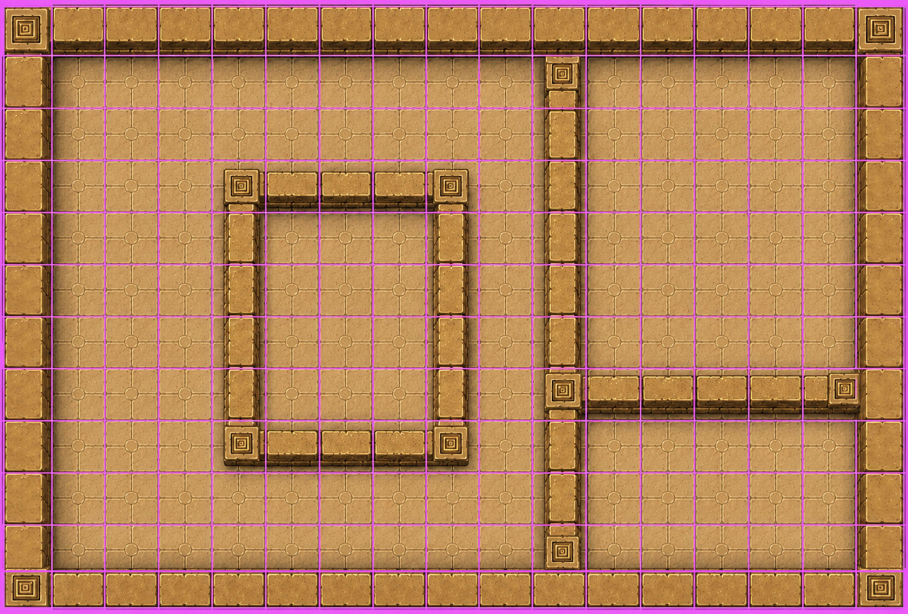
#> input picture dragonmaze/art/palace-grid.png, 1816 x 1228 px (shown at 1/2 size); its folder holds 5 pictures in this run
$ python slice_palace_grid.py
#> lines starting #> are read from the running program, lines starting #| are printed output that depends on the picture; after the words box and inside, x2 and y2 are one past the last pixel; in counts of white or black regions, pixels touching at a corner belong together
### dragonmaze/tools/spritelib.py
"""Shared helpers for the sprite tools.

crop_frames.py (collage/panel sheets) and slice_grid.py (Nano Banana pose
grids) both write into assets/sprites/. The manifest lists whatever PNGs
are there, so the two tools never fight over who owns the SPRITES map --
each just writes its own strips and rebuilds the listing.
"""
from pathlib import Path


def _entries(root: Path, sub: str):
    d = root / "assets" / sub
    names = sorted(p.stem for p in d.glob("*.png")) if d.exists() else []
    return names, "\n".join(f"  '{n}': './assets/{sub}/{n}.png'," for n in names)


def write_manifest(root: Path):
    """Regenerate src/assets-manifest.js from assets/sprites/ (SPRITES) and
    assets/tiles/ (TILES). build.mjs inlines only the referenced ones."""
    snames, slines = _entries(root, "sprites")
    tnames, tlines = _entries(root, "tiles")
    manifest = root / "src" / "assets-manifest.js"
    manifest.write_text(
        "// GENERATED by tools/ (crop_frames.py, slice_grid.py, slice_tiles.py) — do not edit.\n"
        "// Lists every PNG in assets/sprites and assets/tiles; build.mjs inlines the\n"
        "// referenced ones as data URIs.\n"
        f"export const SPRITES = {{\n{slines}\n}};\n\n"
        f"export const TILES = {{\n{tlines}\n}};\n"
    )
    return manifest, len(snames) + len(tnames)

### dragonmaze/tools/slice_palace_grid.py
#!/usr/bin/env python3
"""Cut the palace theme out of `art/palace-grid.png` — the current palace cut.

Unlike every palace sheet before it, this one is not a room to be measured: it
is a **tile sheet**, drawn on a magenta grid where one cell is exactly one tile.
One cell holds one carved cap, or one brick block, or one flagstone-and-boss.
So there is no cell size to derive, no wall-band-as-a-fraction-of-a-tile to
choose, and nothing to mirror out of a symmetric room — the grid IS the answer,
and the only transform any piece needs is the odd horizontal flip.

Two things the sheet needs done to it:

**The rules are drawn over the art, not between it.** Insetting past them would
crop ~5% off each side of every tile, which the floor cannot survive — cut that
way, two floor tiles laid side by side lose a tenth of the pattern at the joint.
So the rules are inpainted first: one pass along x fills the vertical rules from
the pixels either side, then a pass along y does the horizontal ones. The order
matters and one averaged pass cannot work — a rule's own row is entirely masked,
so along that axis there is nothing to interpolate from.

**Its rows are not all the same height.** The bottom wall sits in an 80px row
against ~104 elsewhere. The blocks in it are whole, though — the row is drawn
short, not cropped — so every cell is cut at the bounds its own rules give it,
and each block fills its tile the same way. Forcing a uniform pitch instead
leaves the short rows wanting padding, and that padding then shows up as a black
band wherever the autotiler reuses `palace-o-bottom` for a wall INSIDE the room,
which it does constantly. `cut()` still pads with black for anything that falls
outside the sheet, so a future export cropped through the art degrades to a void
beyond the wall rather than to a stretched tile.

    python3 tools/slice_palace_grid.py [--contact] [--boxes]
"""
import argparse
import json
import sys
from pathlib import Path

import numpy as np
from PIL import Image, ImageDraw

sys.path.insert(0, str(Path(__file__).parent))
from spritelib import write_manifest  # noqa: E402

ROOT = Path(__file__).resolve().parent.parent
SRC = ROOT / "art" / "palace-grid.png"
TILES = ROOT / "assets" / "tiles"
TAGS = ROOT / "data" / "tile-tags.json"

T = 160    # output tile edge, matching every other geometry tile
FRINGE = 2  # px of dark border + compression smear either side of a rule

# --- the map, in cells ---------------------------------------------------------
# (col, row) into the sheet's own grid, and how the piece is placed. `flip` is a
# horizontal mirror; `nudge` shifts the cut in source pixels, for the few blocks
# the composition left sitting off-centre in their cell.
#
# Elbows are named for the two directions the wall CONTINUES, so the ring's
# north-west corner — whose arms head east and south — is el-se.
CELLS = {
    # the outer ring: four runs and four carved corner caps
    "palace-o-top":    (5, 0),
    "palace-o-bottom": (5, 11),
    "palace-o-left":   (0, 5),
    "palace-o-right":  (16, 5),
    "palace-o-nw":     (0, 0),
    "palace-o-ne":     (16, 0),
    "palace-o-sw":     (0, 11),
    "palace-o-se":     (16, 11),
    # the free-standing ring inside the room: runs and the four corners it turns
    "palace-r-run-h":  (12, 7),
    "palace-r-run-v":  (10, 3),
    "palace-r-el-se":  (4, 3),
    "palace-r-el-sw":  (8, 3),
    "palace-r-el-ne":  (4, 8),
    "palace-r-el-nw":  (8, 8),
    # termini. The sheet draws three; the fourth is the east one mirrored, which
    # is exact — the cap is drawn symmetrically about its own axis.
    "palace-r-end-s":  (10, 1),
    "palace-r-end-n":  (10, 10),
    "palace-r-end-w":  (15, 7, {"nudge": (18, 0)}),
    "palace-r-end-e":  (15, 7, {"nudge": (18, 0), "flip": True}),
    # a T: wall running north, south and east, floor to the west. The autotiler
    # has no key for it (it asks for `left` — a partition with floor on that
    # side), so it is cut for the editor palette and for maps to place by hand.
    "palace-r-tee-w":  (10, 7),
    "palace-r-tee-e":  (10, 7, {"flip": True}),
}

# Thick-partition corners: the autotiler falls back to these when a bend is more
# than one cell thick. Nothing in a thin-wall theme draws a thick corner, and the
# elbow presents the same carved cap, so they reuse it.
ALIAS = {
    "palace-r-ci-nw": "palace-r-el-nw", "palace-r-ci-ne": "palace-r-el-ne",
    "palace-r-ci-sw": "palace-r-el-sw", "palace-r-ci-se": "palace-r-el-se",
}

# Floor, from nine cells spread across the room. The sheet draws one flagstone
# unit per cell, so these are near-identical by design; they are levelled to a
# common mean anyway, since a cell lifted from a darker corner of the render
# tiles into a visible patchwork.
FLOOR_CELLS = [(2, 5), (2, 4), (3, 5), (2, 7), (2, 6), (12, 5), (3, 6), (3, 4), (7, 6)]

# `palace-r-fill` — the inside of a wall mass, which a one-tile-thick sheet never
# draws. The side-wall block is the closest thing to solid masonry it has: a
# single stone filling its cell edge to edge, with mortar down both sides and no
# cast shadow to stack into stripes.
FILL_FROM = "palace-o-left"


def grid(mask):
    """The sheet's rule positions, from the magenta mask: (xs, ys, pitch_x, pitch_y)."""
    def lines(cover):
        out, run = [], None
        for i, v in enumerate(cover):
            if v >= 0.5 and run is None:
                run = i
            elif v < 0.5 and run is not None:
                out.append((run + i - 1) / 2)
                run = None
        if run is not None:
            out.append((run + len(cover) - 1) / 2)
        return [x for i, x in enumerate(out) if i == 0 or x - out[i - 1] > 30]
    xs, ys = lines(mask.mean(0)), lines(mask.mean(1))
    px = float(np.median(np.diff(xs)))
    py = float(np.median(np.diff(ys)))
    return xs, ys, px, py


def inpaint(img, mask):
    """Fill the masked rules from the art either side: along x, then along y.

    A vertical rule is a short run inside a row, so interpolating along x closes
    it. A horizontal rule masks its whole row — along x there is nothing left to
    interpolate from — so those rows are filled afterwards from the rows above
    and below, which the first pass has already repaired.
    """
    a = np.asarray(img).astype(float)
    h, w, _ = a.shape
    for y in range(h):
        m = mask[y]
        if not m.any() or m.all():
            continue
        idx = np.flatnonzero(~m)
        for ch in range(3):
            a[y, :, ch] = np.interp(np.arange(w), idx, a[y, idx, ch])
    rows = np.flatnonzero(~mask.all(1))
    if len(rows) < h:
        for x in range(w):
            for ch in range(3):
                a[:, x, ch] = np.interp(np.arange(h), rows, a[rows, x, ch])
    return Image.fromarray(np.clip(a, 0, 255).astype("uint8"))


def cut(img, box):
    """A cell at the sheet's pitch. What falls outside the sheet comes back black.

    The sheet is cropped tight to the room, so an edge cell asks for pixels past
    the border. Those lie *outside* the outer wall, so black is what belongs
    there — and the tile keeps its proportions instead of being stretched.
    """
    x0, y0, x1, y1 = (int(round(v)) for v in box)
    tile = Image.new("RGB", (x1 - x0, y1 - y0), (0, 0, 0))
    sx0, sy0 = max(0, x0), max(0, y0)
    sx1, sy1 = min(img.width, x1), min(img.height, y1)
    if sx1 > sx0 and sy1 > sy0:
        tile.paste(img.crop((sx0, sy0, sx1, sy1)), (sx0 - x0, sy0 - y0))
    return tile


def level(img, target):
    """Scale a floor cell to the theme's common brightness."""
    a = np.asarray(img).astype(float)
    return Image.fromarray(np.clip(a * (target / max(a.mean(), 1)), 0, 255).astype("uint8"))


def main():
    ap = argparse.ArgumentParser()
    ap.add_argument("--contact", action="store_true", help="write a contact sheet to review")
    ap.add_argument("--boxes", action="store_true", help="write the sheet with every cut drawn on it")
    args = ap.parse_args()

    raw = Image.open(SRC).convert("RGB")
#> raw is the input picture: PIL image 1816x1228 RGB; mean R, G, B 180.3, 128.4, 90.2
    a = np.asarray(raw).astype(int)
    r, g, b = a[..., 0], a[..., 1], a[..., 2]
    # The grid is found on the rules' bright core, but they are drawn with a dark
    # border and JPEG smears both into the art either side, so what gets painted
    # out is any pixel tinted toward magenta at all, grown a little further.
    # Anything less leaves a purple hairline down the edge of half the tiles. The
    # loose test is safe here: every colour in this sheet is sandstone, where
    # blue sits BELOW green, so nothing but the rules reads as magenta.
    core = (r > 140) & (b > 140) & (r - g > 40) & (b - g > 40)
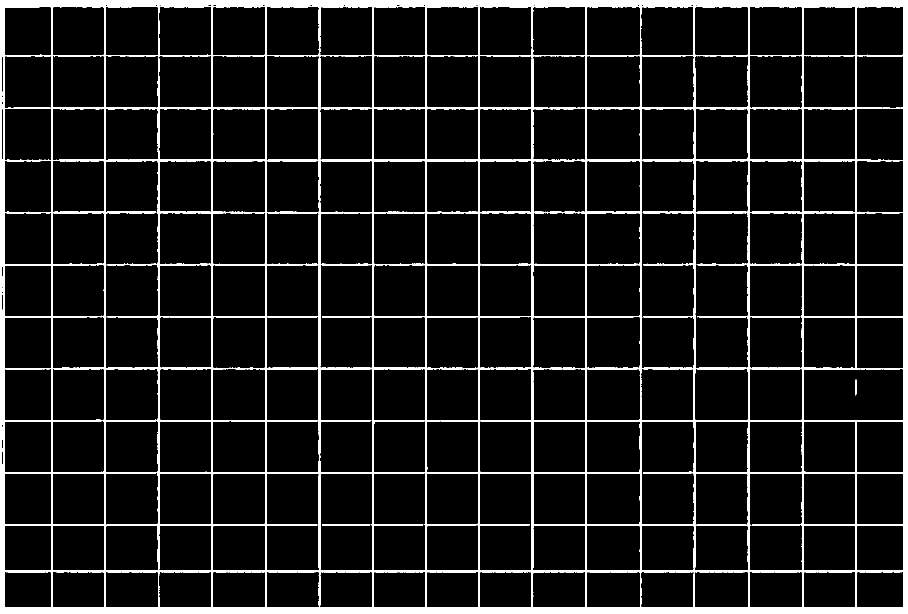
#> core: shape (1228, 1816) bool (shown at 1/2 size); 9% white; 8 white regions, largest, box (x1, y1, x2, y2) and area: (0, 0, 1816, 1228) 198531, (963, 1048, 1060, 1052) 370, (536, 1048, 635, 1052) 367
    xs, ys, px, py = grid(core)
#> the loop in lines, `for i, v in enumerate(cover):` made 1816 passes
#> v on passes 1 to 12: 1, 1, 1, 1, 0.601, 0.783, 1, 1, 1, 0.0725, 0.0456, 0.0464
#> after the loop in lines, `for i, v in enumerate(cover):`: out = [4, 103, 209.5, 317, 423.5, 531, 638.5, 745.5, 852, 957.5, 1064.5, 1171.5, 1281, 1388.5, 1496.5, 1605, 1712, 1807.5]; run = 1811
#> the loop in lines (call 2), `for i, v in enumerate(cover):` made 1228 passes
#> in grid, `xs, ys = lines(mask.mean(0)), lines(mask.mean(1))`: xs has the same summary as out in lines; ys = [4.5, 111, 216, 320.5, 424.5, 529, 633, 736.5, 841, 945, 1049.5, 1142, 1220.5]
#> in grid, `px = float(np.median(np.diff(xs)))`: px = 107
#> in grid, `py = float(np.median(np.diff(ys)))`: py = 104.2
#> xs has the same summary as out in lines; px = 107; py = 104.2
    tinted = (r - g > 18) & (b - g > 18) & (r > 25)
#> tinted: shape (1228, 1816) bool; 11% white; 3 white regions (1 under 20 px), largest, box (x1, y1, x2, y2) and area: (0, 0, 1816, 1228) 244181, (1710, 758, 1714, 793) 105
    grown = tinted.copy()
    for s in range(1, FRINGE + 1):
        grown |= np.roll(tinted, s, 0) | np.roll(tinted, -s, 0)
        grown |= np.roll(tinted, s, 1) | np.roll(tinted, -s, 1)
#> this loop made 2 passes
#> pass 1, in main, `grown |= np.roll(tinted, s, 1) | np.roll(tinted, -s, 1)`:
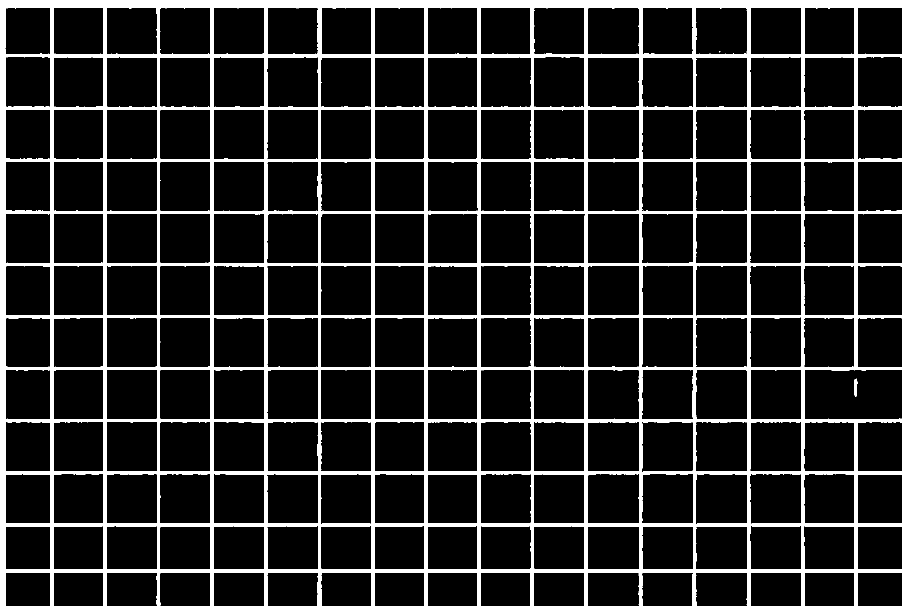
#> grown: shape (1228, 1816) bool (shown at 1/2 size); 14.5% white; 3 white regions (1 under 20 px), largest, box (x1, y1, x2, y2) and area: (0, 0, 1816, 1228) 323280, (1709, 757, 1715, 794) 178
    im = inpaint(raw, grown)
#> after the loop in inpaint, `for y in range(h):`:
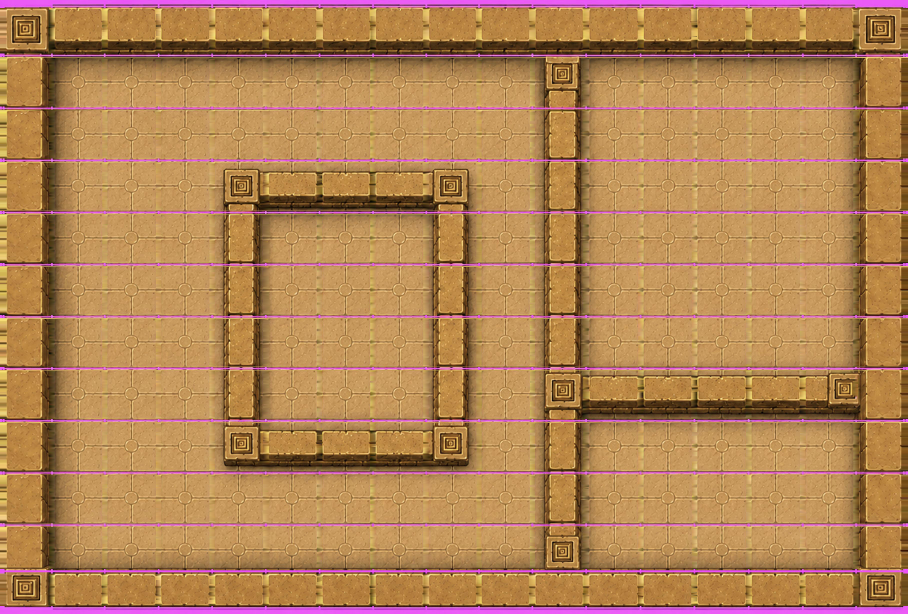
#> a: shape (1228, 1816, 3) float64 (shown at 1/2 size); mean R, G, B 179.5, 131.5, 84.9
#> in inpaint, `rows = np.flatnonzero(~mask.all(1))`: rows = 1125 values from 16 to 1211
#> after the loop in inpaint, `for x in range(w):`:
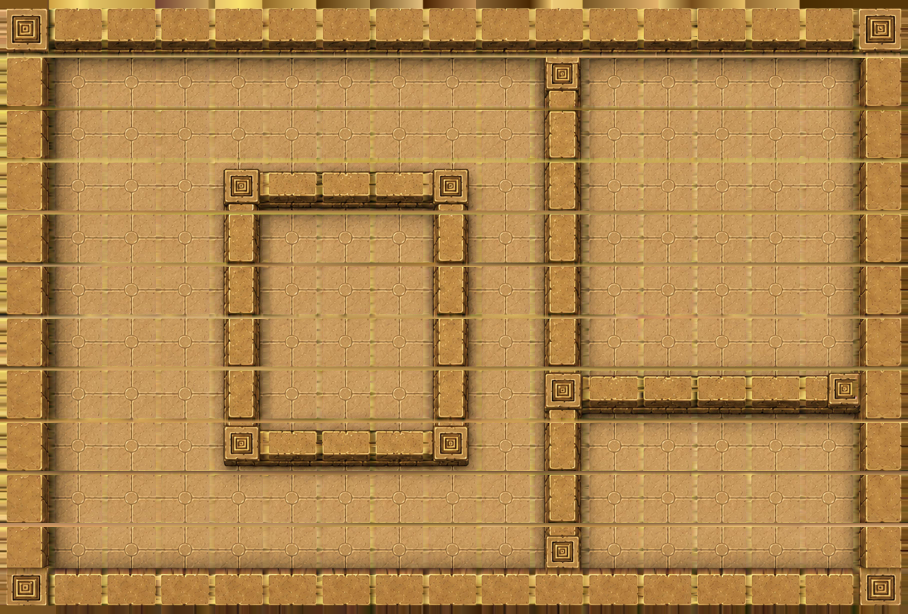
#> a: shape (1228, 1816, 3) float64 (shown at 1/2 size); mean R, G, B 175.9, 133.3, 76

    TILES.mkdir(parents=True, exist_ok=True)
    tags = json.loads(TAGS.read_text()) if TAGS.exists() else {}
    cut_tiles, boxes = {}, {}

    def box_of(col, row, nudge=(0, 0)):
        """A cell, bounded by the rules the author drew around it.

        Not by a uniform pitch: the sheet's rows are not all the same height —
        the bottom wall is drawn in an 80px row against ~104 elsewhere — and the
        blocks inside them are complete, not cropped. Cutting each cell at its
        own bounds lets every block fill its tile the same way. Snapped to a
        uniform grid instead, the short rows come up short and want padding,
        which then shows as a black band wherever the autotiler reuses that
        piece for a wall INSIDE the room.
        """
        x1 = xs[col + 1] if col + 1 < len(xs) else xs[col] + px
        y1 = ys[row + 1] if row + 1 < len(ys) else ys[row] + py
        return (xs[col] + nudge[0], ys[row] + nudge[1], x1 + nudge[0], y1 + nudge[1])

    def keep(name, img, role, tag, **extra):
        img = img.resize((T, T), Image.LANCZOS)
        cut_tiles[name] = img
        img.save(TILES / f"{name}.png")
        tags[name] = {"tags": [tag], "sheet": SRC.name, "role": role, **extra}

    for name, spec in CELLS.items():
        col, row = spec[0], spec[1]
        opt = spec[2] if len(spec) > 2 else {}
        box = box_of(col, row, opt.get("nudge", (0, 0)))
        boxes[name] = box
        img = cut(im, box)
        if opt.get("flip"):
            img = img.transpose(Image.FLIP_LEFT_RIGHT)
        keep(name, img, "door" if "door" in name else "wall",
             "door" if "door" in name else "wall",
             cell=[col, row], **{k: v for k, v in opt.items() if k != "flip"},
             **({"flip": "h"} if opt.get("flip") else {}))
#> this loop made 20 passes
#> (box, x0 in cut, y0 in cut, sx0 in cut, sy0 in cut, sx1 in cut) on passes 1, 2, 4, 5, 6, 7, 8, 9, 10: ((531, 4.5, 638.5, 111), 531, 4, 531, 4, 638), ((531, 1142, 638.5, 1220.5), 531, 1142, 531, 1142, 638), ((1712, 529, 1807.5, 633), 1712, 529, 1712, 529, 1808), ((4, 4.5, 103, 111), 4, 4, 4, 4, 103), ((1712, 4.5, 1807.5, 111), 1712, 4, 1712, 4, 1808), ((4, 1142, 103, 1220.5), 4, 1142, 4, 1142, 103), ((1712, 1142, 1807.5, 1220.5), 1712, 1142, 1712, 1142, 1808), ((1281, 736.5, 1388.5, 841), 1281, 736, 1281, 736, 1388), ((1064.5, 320.5, 1171.5, 424.5), 1064, 320, 1064, 320, 1172)
#> (x0 in cut, y0 in cut, sx0 in cut, sy0 in cut, sx1 in cut, sy1 in cut) on pass 3: (4, 529, 4, 529, 103, 633)
#> pass 1, in keep, `img = img.resize((T, T), Image.LANCZOS)`:
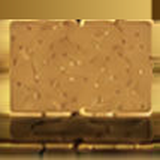
#> img: PIL image 160x160 RGB; mean R, G, B 159.6, 117.1, 57.5
#> after the loop, boxes = 20 items

    crops = [cut(im, box_of(c, r)) for c, r in FLOOR_CELLS]
#> in cut (call 21), `tile = Image.new("RGB", (x1 - x0, y1 - y0), (0, 0, 0))`: tile: PIL image 107x104 RGB; every value is 0
#> in cut (call 22), `tile = Image.new("RGB", (x1 - x0, y1 - y0), (0, 0, 0))`: tile: PIL image 107x105 RGB; every value is 0
#> in cut (call 25), `tile = Image.new("RGB", (x1 - x0, y1 - y0), (0, 0, 0))`: tile: PIL image 107x103 RGB; every value is 0
#> in cut (call 29), `x0, y0, x1, y1 = (int(round(v)) for v in box)`: x0 = 746; y0 = 633; x1 = 852; y1 = 736
#> in cut (call 29), `tile = Image.new("RGB", (x1 - x0, y1 - y0), (0, 0, 0))`: tile: PIL image 106x103 RGB; every value is 0
#> in cut (call 29), `sx0, sy0 = max(0, x0), max(0, y0)`: sx0 = 746; sy0 = 633
#> in cut (call 29), `sx1, sy1 = min(img.width, x1), min(img.height, y1)`: sx1 = 852; sy1 = 736
#> in cut (call 29), `tile.paste(img.crop((sx0, sy0, sx1, sy1)), (sx0 - x0, sy0 - y0))`:
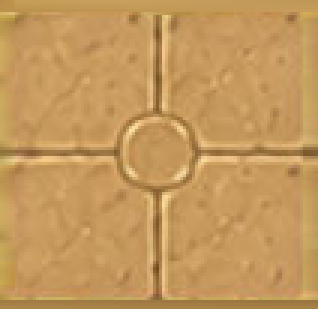
#> tile: PIL image 106x103 RGB (shown 3 times larger); mean R, G, B 196.4, 152.1, 92.2
#> crops = 9 items
    target = sum(np.asarray(c).mean() for c in crops) / len(crops)
#> target = 147.3
    for i, ((col, row), crop) in enumerate(zip(FLOOR_CELLS, crops)):
        name = f"palace-r-floor-{chr(ord('a') + i)}"
        boxes[name] = box_of(col, row)
        keep(name, level(crop, target), "floor", "floor", cell=[col, row], levelled=True)
#> this loop made 9 passes
#> (col, row, x1 in box_of, y1 in box_of) on passes 1 to 9: (2, 5, 317, 633), (2, 4, 317, 529), (3, 5, 423.5, 633), (2, 7, 317, 841), (2, 6, 317, 736.5), (12, 5, 1388.5, 633), (3, 6, 423.5, 736.5), (3, 4, 423.5, 529), (7, 6, 852, 736.5)
#> after the loop, boxes = 29 items

    keep("palace-r-fill", cut(im, boxes[FILL_FROM]), "wall", "wall", built_from=FILL_FROM)
#> in cut (call 30), `tile = Image.new("RGB", (x1 - x0, y1 - y0), (0, 0, 0))`: tile: PIL image 99x104 RGB; every value is 0

    for name, src in ALIAS.items():
        cut_tiles[name] = cut_tiles[src]
        cut_tiles[src].save(TILES / f"{name}.png")
        tags[name] = {"tags": ["wall"], "sheet": SRC.name, "from": src, "role": "wall"}
#> this loop made 4 passes
#> pass 2, in main, `cut_tiles[src].save(TILES / f"{name}.png")`:
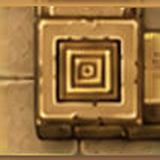
#> saved as palace-r-ci-ne.png: PIL image 160x160 RGB; mean R, G, B 148.4, 110.1, 60.1
#> after the loop, cut_tiles = 34 items; tags = 34 items

    TAGS.write_text(json.dumps(tags, indent=2, sort_keys=True) + "\n")
    print(f"{len(cut_tiles)} tiles from {SRC.name} "
          f"(grid {len(xs) - 1}x{len(ys) - 1} cells at {px:.0f}x{py:.0f}px -> {T}px)")
#| 34 tiles from palace-grid.png (grid 17x12 cells at 107x104px -> 160px)

    if args.boxes:
        over = im.copy()
        d = ImageDraw.Draw(over)
        for name, box in boxes.items():
            d.rectangle([box[0], box[1], box[2] - 1, box[3] - 1], outline=(255, 0, 255), width=2)
            d.text((box[0] + 5, box[1] + 4), name.replace("palace-", ""), fill=(255, 0, 255))
        out = ROOT / "docs" / "palace-grid-boxes.png"
        over.save(out)
        print(f"boxes -> {out.relative_to(ROOT)}")

    if args.contact:
        names = sorted(cut_tiles)
        cols, rows = 6, (len(names) + 5) // 6
        sheet = Image.new("RGB", (cols * (T + 6), rows * (T + 20)), (22, 18, 28))
        d = ImageDraw.Draw(sheet)
        for i, name in enumerate(names):
            x, y = (i % cols) * (T + 6), (i // cols) * (T + 20)
            sheet.paste(cut_tiles[name], (x + 3, y + 16))
            d.text((x + 4, y + 3), name.replace("palace-", ""), fill=(220, 214, 230))
        out = ROOT / "docs" / "palace-grid-tiles.png"
        sheet.save(out)
        print(f"contact sheet -> {out.relative_to(ROOT)}")

    manifest, count = write_manifest(ROOT)
    print(f"{manifest.relative_to(ROOT)}: {count} assets")


if __name__ == "__main__":
    main()
